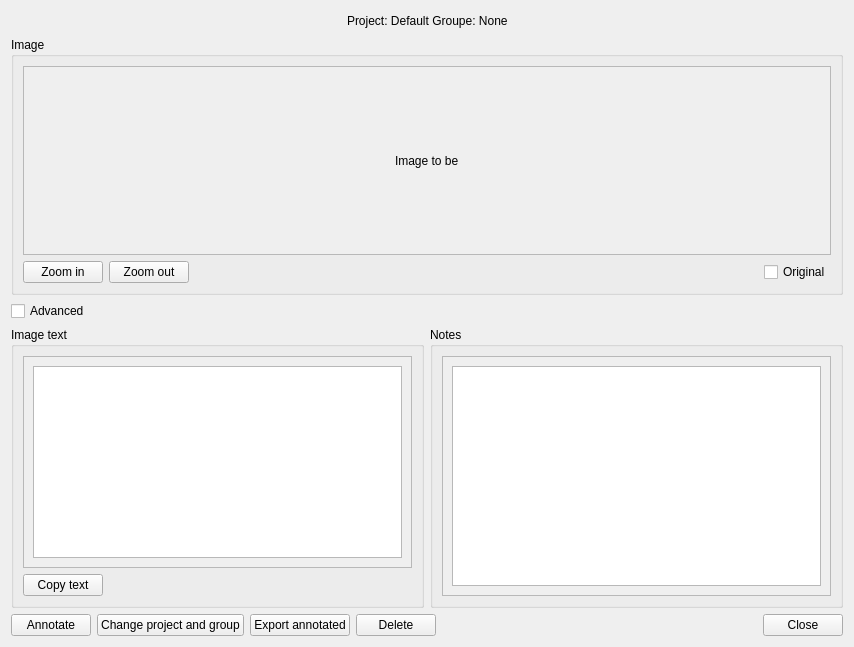
<?xml version="1.0" encoding="UTF-8"?>
<ui version="4.0">
 <class>ScreenshotViewWindow_UI</class>
 <widget class="QWidget" name="ScreenshotViewWindow_UI">
  <property name="geometry">
   <rect>
    <x>0</x>
    <y>0</y>
    <width>854</width>
    <height>647</height>
   </rect>
  </property>
  <property name="windowTitle">
   <string>Screenshot</string>
  </property>
  <property name="locale">
   <locale language="English" country="World"/>
  </property>
  <layout class="QVBoxLayout" name="verticalLayout">
   <item>
    <layout class="QHBoxLayout" name="horizontalLayout">
     <item>
      <spacer name="horizontalSpacer">
       <property name="orientation">
        <enum>Qt::Orientation::Horizontal</enum>
       </property>
       <property name="sizeHint" stdset="0">
        <size>
         <width>40</width>
         <height>20</height>
        </size>
       </property>
      </spacer>
     </item>
     <item>
      <widget class="QLabel" name="ScreenshotView_ProjectLabel">
       <property name="text">
        <string>Project: Default Groupe: None</string>
       </property>
      </widget>
     </item>
     <item>
      <spacer name="horizontalSpacer_2">
       <property name="orientation">
        <enum>Qt::Orientation::Horizontal</enum>
       </property>
       <property name="sizeHint" stdset="0">
        <size>
         <width>40</width>
         <height>20</height>
        </size>
       </property>
      </spacer>
     </item>
    </layout>
   </item>
   <item>
    <widget class="QGroupBox" name="ScreenshotView_ImageGroup">
     <property name="title">
      <string>Image</string>
     </property>
     <layout class="QVBoxLayout" name="verticalLayout_5">
      <item>
       <widget class="QScrollArea" name="ScreenshotView_ImageScrollArea">
        <property name="widgetResizable">
         <bool>true</bool>
        </property>
        <widget class="QWidget" name="scrollAreaWidgetContents_2">
         <property name="geometry">
          <rect>
           <x>0</x>
           <y>0</y>
           <width>810</width>
           <height>152</height>
          </rect>
         </property>
         <layout class="QVBoxLayout" name="verticalLayout_2">
          <item>
           <layout class="QHBoxLayout" name="horizontalLayout_3">
            <item>
             <spacer name="horizontalSpacer_7">
              <property name="orientation">
               <enum>Qt::Orientation::Horizontal</enum>
              </property>
              <property name="sizeHint" stdset="0">
               <size>
                <width>40</width>
                <height>20</height>
               </size>
              </property>
             </spacer>
            </item>
            <item>
             <widget class="QLabel" name="ScreenshotView_ImageLabel">
              <property name="text">
               <string>Image to be</string>
              </property>
             </widget>
            </item>
            <item>
             <spacer name="horizontalSpacer_8">
              <property name="orientation">
               <enum>Qt::Orientation::Horizontal</enum>
              </property>
              <property name="sizeHint" stdset="0">
               <size>
                <width>40</width>
                <height>20</height>
               </size>
              </property>
             </spacer>
            </item>
           </layout>
          </item>
         </layout>
        </widget>
       </widget>
      </item>
      <item>
       <layout class="QHBoxLayout" name="horizontalLayout_6">
        <item>
         <widget class="QPushButton" name="ScreenshotView_ZoomInButton">
          <property name="text">
           <string>Zoom in</string>
          </property>
          <property name="icon">
           <iconset theme="QIcon::ThemeIcon::ZoomIn"/>
          </property>
         </widget>
        </item>
        <item>
         <widget class="QPushButton" name="ScreenshotView_ZoomOutButton">
          <property name="text">
           <string>Zoom out</string>
          </property>
          <property name="icon">
           <iconset theme="QIcon::ThemeIcon::ZoomOut"/>
          </property>
         </widget>
        </item>
        <item>
         <spacer name="horizontalSpacer_5">
          <property name="orientation">
           <enum>Qt::Orientation::Horizontal</enum>
          </property>
          <property name="sizeHint" stdset="0">
           <size>
            <width>40</width>
            <height>20</height>
           </size>
          </property>
         </spacer>
        </item>
        <item>
         <widget class="QCheckBox" name="ScreenshotView_OriginalCheckbox">
          <property name="text">
           <string>Original</string>
          </property>
         </widget>
        </item>
       </layout>
      </item>
     </layout>
    </widget>
   </item>
   <item>
    <layout class="QHBoxLayout" name="horizontalLayout_8">
     <item>
      <widget class="QCheckBox" name="ScreenshotView_AdvanceModeCheckbox">
       <property name="text">
        <string>Advanced</string>
       </property>
      </widget>
     </item>
     <item>
      <spacer name="horizontalSpacer_6">
       <property name="orientation">
        <enum>Qt::Orientation::Horizontal</enum>
       </property>
       <property name="sizeHint" stdset="0">
        <size>
         <width>40</width>
         <height>20</height>
        </size>
       </property>
      </spacer>
     </item>
    </layout>
   </item>
   <item>
    <layout class="QHBoxLayout" name="horizontalLayout_advance">
     <item>
      <layout class="QHBoxLayout" name="horizontalLayout_4">
       <item>
        <widget class="QGroupBox" name="ScreenshotView_ImageTextGroup">
         <property name="title">
          <string>Image text</string>
         </property>
         <layout class="QGridLayout" name="gridLayout">
          <item row="0" column="0">
           <widget class="QScrollArea" name="ScreenshotView_ImageTextScrollarea">
            <property name="widgetResizable">
             <bool>true</bool>
            </property>
            <widget class="QWidget" name="scrollAreaWidgetContents">
             <property name="geometry">
              <rect>
               <x>0</x>
               <y>0</y>
               <width>386</width>
               <height>210</height>
              </rect>
             </property>
             <layout class="QVBoxLayout" name="verticalLayout_3">
              <item>
               <widget class="QPlainTextEdit" name="ScreenshotView_ImageTextPlaintextedit">
                <property name="readOnly">
                 <bool>true</bool>
                </property>
               </widget>
              </item>
             </layout>
            </widget>
           </widget>
          </item>
          <item row="1" column="0">
           <layout class="QHBoxLayout" name="horizontalLayout_5">
            <item>
             <widget class="QPushButton" name="ScreenshotView_CopyTextButton">
              <property name="text">
               <string>Copy text</string>
              </property>
             </widget>
            </item>
            <item>
             <spacer name="horizontalSpacer_4">
              <property name="orientation">
               <enum>Qt::Orientation::Horizontal</enum>
              </property>
              <property name="sizeHint" stdset="0">
               <size>
                <width>40</width>
                <height>20</height>
               </size>
              </property>
             </spacer>
            </item>
           </layout>
          </item>
         </layout>
        </widget>
       </item>
      </layout>
     </item>
     <item>
      <widget class="QGroupBox" name="ScreenshotView_NotesGroup">
       <property name="title">
        <string>Notes</string>
       </property>
       <layout class="QVBoxLayout" name="verticalLayout_4">
        <item>
         <widget class="QScrollArea" name="ScreenshotView_NotesScrollarea">
          <property name="widgetResizable">
           <bool>true</bool>
          </property>
          <widget class="QWidget" name="scrollAreaWidgetContents_3">
           <property name="geometry">
            <rect>
             <x>0</x>
             <y>0</y>
             <width>388</width>
             <height>245</height>
            </rect>
           </property>
           <layout class="QVBoxLayout" name="verticalLayout_6">
            <item>
             <widget class="QPlainTextEdit" name="ScreenshotView_NotesPlaintextedit"/>
            </item>
           </layout>
          </widget>
         </widget>
        </item>
       </layout>
      </widget>
     </item>
    </layout>
   </item>
   <item>
    <layout class="QHBoxLayout" name="horizontalLayout_7"/>
   </item>
   <item>
    <layout class="QHBoxLayout" name="horizontalLayout_2">
     <item>
      <widget class="QPushButton" name="ScreenshotView_AnnotateButton">
       <property name="text">
        <string>Annotate</string>
       </property>
      </widget>
     </item>
     <item>
      <widget class="QPushButton" name="ScreenshotView_ChangeProjectButton">
       <property name="text">
        <string>Change project and group</string>
       </property>
      </widget>
     </item>
     <item>
      <widget class="QPushButton" name="ScreenshotView_ExportButton">
       <property name="text">
        <string>Export annotated</string>
       </property>
      </widget>
     </item>
     <item>
      <widget class="QPushButton" name="ScreenshotView_DeleteButton">
       <property name="text">
        <string>Delete</string>
       </property>
       <property name="icon">
        <iconset theme="QIcon::ThemeIcon::EditDelete"/>
       </property>
      </widget>
     </item>
     <item>
      <spacer name="horizontalSpacer_3">
       <property name="orientation">
        <enum>Qt::Orientation::Horizontal</enum>
       </property>
       <property name="sizeHint" stdset="0">
        <size>
         <width>40</width>
         <height>20</height>
        </size>
       </property>
      </spacer>
     </item>
     <item>
      <widget class="QPushButton" name="ScreenshotView_CloseButton">
       <property name="text">
        <string>Close</string>
       </property>
      </widget>
     </item>
    </layout>
   </item>
  </layout>
 </widget>
 <resources/>
 <connections/>
</ui>
